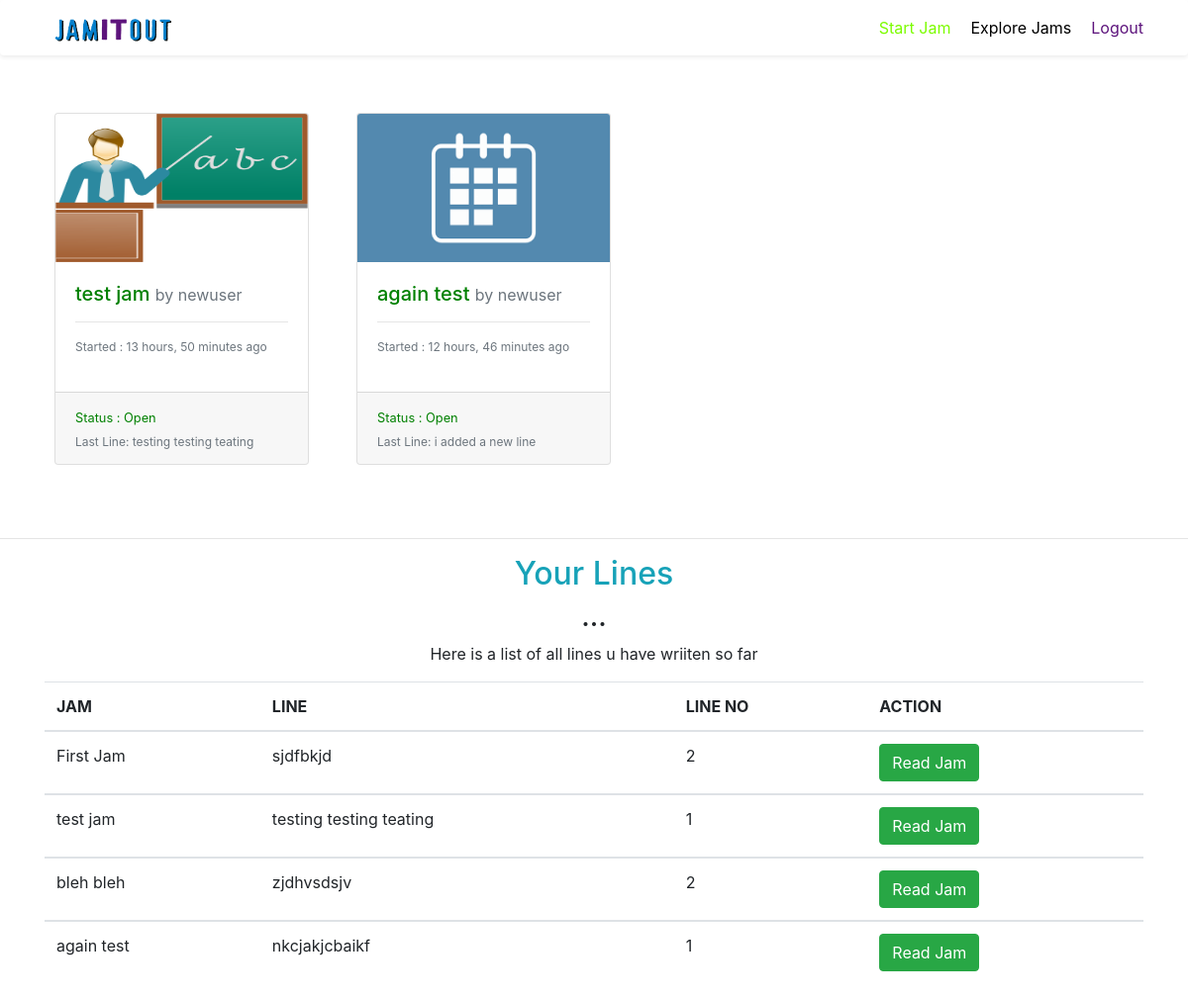
Page /dashboard/ (signed in) on the committed database.
### jam/models.py (models this page shows, shortened)
class Jam(models.Model):
    Title = models.CharField(max_length=200)
    NoLines = models.IntegerField()
    Creator = models.ForeignKey(User,on_delete = models.CASCADE)
    Start_date = models.DateTimeField(auto_now_add = True)
    End_date = models.DateTimeField(null=True)
    cover=models.ImageField(upload_to="jam_covers/", default="jam_covers/cover.jpg")
    Status = models.BooleanField()

class JamLines(models.Model):
    Jamid=models.ForeignKey(Jam,on_delete=models.CASCADE,default=None)
    LineNo = models.IntegerField()
    Line = models.CharField(max_length = 100)
    Contributer = models.ForeignKey(User,on_delete = models.CASCADE)
    Date = models.DateTimeField(auto_now_add = True)

### jam/views.py (the view)
# urls.py: path('dashboard/', dashboard),
@login_required(login_url='/login/')
def dashboard(request):
    lastlinelist=[]
    jams=Jam.objects.filter(Creator=request.user)
    for jam in jams:
        last_lines=JamLines.objects.filter(Jamid=jam).last()
        lastlinelist.append(last_lines)
    contributions=JamLines.objects.filter(Contributer=request.user)
    return render(request,"dashboard.html",{'my_jams':jams,'contributions':contributions,'lastlineslist':lastlinelist})

### jam/templates/dashboard.html (shortened to what this page needs)
<!DOCTYPE html>
{% load static %}
<html lang="en" dir="ltr">
<head>
	<link rel="stylesheet" href="https://stackpath.bootstrapcdn.com/bootstrap/4.2.1/css/bootstrap.min.css">
</head>
<body>
	<nav class="navbar navbar-expand-lg navbar-light bg-light shadow-sm bg-white rounded">
		<div class="container ">
	<a class="navbar-brand" href="#"><img src="{% static 'MyPost.png' %}" style="width:120px;height:25px;margin-left:10px;" alt="JamItOut-logo"></a>
	<div class="collapse navbar-collapse" id="navbarNav">
		{% if request.user.is_authenticated %}
		<ul class="nav navbar-nav ml-auto">
			<li class="nav-item">
				<a class="nav-text-dark nav-active "style="color:	#7CFC00; " href="#myModal" data-toggle="modal" >Start Jam</a>
			</li>
			<li class="nav-item">
				<a class="nav-text-dark " style="color:black;margin-left:20px;" href="/displayJam/">Explore Jams</a>
			</li>
			<li class="nav-item">
				<a class="nav-text-dark" style="color:#5d147c;margin-left:20px;" href="/logout/">Logout</a>
			</li>
		</ul>
		{% endif %}
	</div>
	</div>
</nav>
<br><br>
<div class="container" >
	<div class="row">
	{% for jam in my_jams %}
	<div class="col-sm-7 col-xs-5 col-lg-3 d-flex" style="margin:10px">
		<a href="/readJam/{{ jam.id }}/">
		<div class="card-deck h-100" style="color:inherit">
	  <div class="card d-flex">
	    <img style="height:150px;width:255px" src="{%get_media_prefix %}{{ jam.cover }}" class="card-img-top" alt="cover image">
    <div class="card-body">
      <h5 class="card-title" style="color:green">{{jam.Title}} <small class="text-muted"> by {{ jam.Creator }}  </small></h5>
			<hr>
	 <p class="text-muted" style="font-size:12px">Started : {{jam.Start_date|timesince}} ago</p>
    </div>
    <div class="card-footer">
			{% if jam.Status %}
			<small class="card-text" style="color:green">Status : Open</small>
			{% else %}
			<small class="card-text" style="color:red">Status : Close</small>
			{% endif %}
			{% for line in lastlineslist %}
			{% if line.Jamid == jam %}
			<br>
      <small class="card-text text-muted" style="font-size:12px">Last Line: {{line.Line}}</small>
			{% endif %}
			{% endfor %}
    </div>
  </div>
</div>
</div>
{% endfor %}
</div>
</div>
<br><br>
<hr>
<div class="container">
	<div class="text-center">
  <h2 class="text-info">Your Lines</h2>
	<h3>...</h3>
	{% if not contributions %}
				<h3 class="text-warning">Add your 'wit' to other jams and they will appear here</h3>
				{%else%}
				<p>Here is a list of all lines u have wriiten so far</p>
	{% endif %}
	</div>
	{% if contributions %}
  <table class="table table-hover">
    <thead>
      <tr>
        <th>JAM</th>
        <th>LINE</th>
        <th>LINE NO</th>
				<th>ACTION</th>
      </tr>
    </thead>
		{% for line in contributions %}
    <tbody>
      <tr>
        <td>{{ line.Jamid.Title }}</td>
        <td>{{ line.Line }}</td>
        <td>{{ line.LineNo }}</td>
				<td><a class="btn btn-card btn-success" href="/readJam/{{ line.Jamid.id }}/"> Read Jam </a></td>
      </tr>
			{% endfor %}
    </tbody>
  </table>
	{% endif %}
</div>
</body>
</html>

### jam/templates/dashboard.html (style rules this page uses)
a { color:black; display: block; }

### rows in the picture
Jam: cover (picture), Title "test jam", Creator "newuser", Start_date "13 hours, 50 minutes", Status "Status : Open"
JamLines: Line "testing testing teating", Jamid.Title "test jam", LineNo "1"
Jam: cover (picture), Title "again test", Creator "newuser", Start_date "12 hours, 46 minutes", Status "Status : Open"
JamLines: Line "i added a new line"
JamLines: Jamid.Title "First Jam", Line "sjdfbkjd", LineNo "2"
JamLines: Jamid.Title "bleh bleh", Line "zjdhvsdsjv", LineNo "2"
JamLines: Jamid.Title "again test", Line "nkcjakjcbaikf", LineNo "1"
